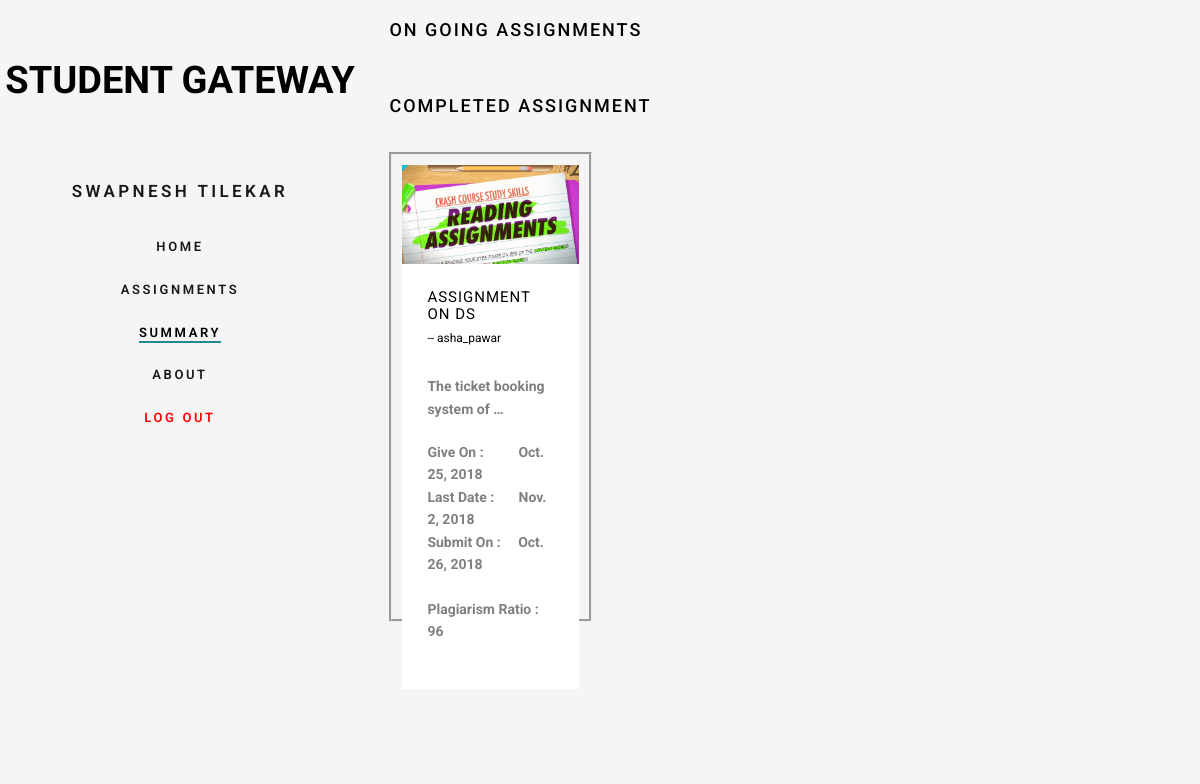
/summary/ (signed in), run on the app's committed database.
### webpages/models.py (models this page shows, shortened)
class Profile(models.Model):
	user =  models.OneToOneField(User, on_delete=models.CASCADE)
	s_fullname = models.CharField(max_length=200)
	s_email = models.CharField(max_length=200)
	s_rollno = models.IntegerField(blank=False, null=True)
	s_class = models.CharField(max_length=200,blank=True, null=True)
	s_bio = models.CharField(max_length=200,blank=True, null=True, default='No Bio')

class assignment_submitted(models.Model):
	s_name = models.CharField(max_length=200)
	ass_title = models.CharField(max_length=1000)
	submit_date = models.DateField()
	plag_ratio = models.IntegerField(default=0)
	s_class = models.CharField(max_length=50,default='None')

### teacher/models.py (models this page shows, shortened)
class assignments_by_teacher(models.Model):
	teacher_name = models.CharField(max_length=200)
	ass_title = models.CharField(max_length=10000)
	ass_body = models.CharField(max_length=50000)
	ass_sub_date = models.DateField()
	ass_given_date = models.DateField()
	ass_extra = models.CharField(max_length=50000)

### webpages/views.py (the view)
# urls.py: path('summary/', views.assignment_summary, name= 'assignment_summary'),
@login_required(login_url="/")
def assignment_summary(request):
	teacher_list = []
	assignment_list = []
	ass_submitted_obj_list = []
	ass_submitted_ratio_obj_list = []
	ass_saved_obj_list  =[]
	username = request.user.get_username()
	user_obj = Profile.objects.filter(user__username=username)
	for obj in user_obj:
		s_fullname = obj.s_fullname
		student_class = obj.s_class
		teacher_class_obj = teacher_in_class.objects.filter(class_name__exact=student_class)
	for obj in teacher_class_obj:
		teacher_list.append(obj.teacher_name)
	for teacher in teacher_list:
		assignment_obj = assignments_by_teacher.objects.filter(teacher_name__exact=teacher)
		for obj in assignment_obj:
			temp_obj = assignment_save.objects.filter(s_name = s_fullname, ass_title = obj.ass_title)
			for temp in temp_obj:
				if(obj.ass_title == temp.ass_title):
					ass_saved_obj_list.append(obj)
	for teacher in teacher_list:
		assignment_obj = assignments_by_teacher.objects.filter(teacher_name__exact=teacher)
		for obj in assignment_obj:
			if (assignment_submitted.objects.filter(s_name = s_fullname, ass_title = obj.ass_title)):
				ratio_objs = assignment_submitted.objects.filter(s_name = s_fullname, ass_title = obj.ass_title)
				for ratio_obj in ratio_objs:
					ass_submitted_ratio_obj_list.append(ratio_obj)
				ass_submitted_obj_list.append(obj)
	content = {
		'teacher_list':teacher_list,
		'ass_submitted_obj_list':ass_submitted_obj_list,
		'username':request.user.get_username(),
		'fullname': s_fullname,
		'ass_saved_obj_list':ass_saved_obj_list,
		'ass_submitted_ratio_obj_list':ass_submitted_ratio_obj_list,
		'today':datetime.date.today(),
		 }
	return render(request, 'webpages/assignment_list.html', content)

### webpages/templates/webpages/assignment_list.html (shortened to what this page needs)
<!DOCTYPE html>
<html class="no-js">
	<head>
	{% load staticfiles%}
	<link rel="stylesheet" href="{% static 'webpages/home_style/css/animate.css' %}">
	<link rel="stylesheet" href="{% static 'webpages/home_style/css/icomoon.css' %}">
	<link rel="stylesheet" href="{% static 'webpages/home_style/css/bootstrap.css' %}">
	<link rel="stylesheet" href="{% static 'webpages/home_style/css/flexslider.css' %}">
	<link rel="stylesheet" href="{% static 'webpages/home_style/css/style.css' %}">
	</head>
	<body>
	<div id="fh5co-page">
		<aside id="fh5co-aside" role="complementary" class="border js-fullheight">
			<h1 id="fh5co-logo"><a href="{% url 'student_home' %}">Student Gateway</a></h1>
			<nav id="fh5co-main-menu" role="navigation">
				<ul>
					<li><a style="font-size: 17px;" href=" /profile/{{username}}">{{fullname}}</a></li>
					<li style="padding-top: 10px;"><a href="{% url 'student_home' %}">Home</a></li>
					<li><a href="{% url 'ass_list' %}">Assignments</a></li>
					<li class="fh5co-active"><a href="{% url 'assignment_summary' %}">Summary</a></li>
					<li><a href="{% url 'about' %}">About</a></li>
  					<li><a href="{% url 'logout' %}" style="color: red">Log Out</a></li>
				</ul>
			</nav>
			<div class="fh5co-footer" style="padding-top: 50px;">
				<ul>
					<li><a href="#"><i class="icon-facebook2"></i></a></li>
					<li><a href="#"><i class="icon-instagram"></i></a></li>
				</ul>
			</div>
		</aside>
		<div id="fh5co-main">
			<div class="fh5co-narrow-content" style="padding-top: 20px;padding-bottom: 0px;">
				<h2 class="fh5co-heading animate-box" data-animate-effect="fadeInLeft" style="">On Going Assignments</h2>
			</div>
		</div>
		<div id="fh5co-main">
			<div class="fh5co-narrow-content" style="padding-top: 20px;">
				<h2 class="fh5co-heading animate-box" data-animate-effect="fadeInLeft">Completed Assignment</h2>
				<div class="row row-bottom-padded-md">
				{% for obj in ass_submitted_obj_list %}
					<div class="col-md-3 col-sm-6 col-padding animate-box" data-animate-effect="fadeInLeft" style="height:470px;border-style: groove; margin-right:25px;margin-left: 15px;">
						<div class="blog-entry">
							<a href="#" class="blog-img"><img src="{% static 'webpages/home_style/images/img-1.jpg' %}" class="img-responsive"></a>
							<div class="desc">
								<h3>{{obj.ass_title}}</h3>
								<h6>--     {{obj.teacher_name}}</h6>
								<p style="font-weight: bold">{{obj.ass_body|truncatechars:30}}</p>
								<p style="font-weight: bold"> Give On : &nbsp&nbsp&nbsp&nbsp&nbsp&nbsp&nbsp&nbsp&nbsp{{obj.ass_given_date}}
									<br>Last Date : &nbsp&nbsp&nbsp&nbsp&nbsp&nbsp{{obj.ass_sub_date}}
									{% for obj1 in ass_submitted_ratio_obj_list %}
										{% if obj1.ass_title == obj.ass_title %}
									<br>Submit On : &nbsp&nbsp&nbsp&nbsp{{obj1.submit_date}}
									<br><br><b>Plagiarism Ratio : {{obj1.plag_ratio}}</b>
										{% endif %}
									{% endfor %}
								</p>
							</div>
						</div>
					</div>
					{% endfor %}
				</div>
			</div>
		</div>
	</div>
	</body>
</html>

### webpages/static/webpages/home_style/css/icomoon.css (style rules this page uses)
[class^="icon-"], [class*=" icon-"] { font-family: 'icomoon' !important; speak: none; font-style: normal; font-weight: normal; font-variant: normal; text-transform: none; line-height: 1; -webkit-font-smoothing: antialiased; -moz-osx-font-smoothing: grayscale; }
.icon-facebook2:before { content: "\eac0"; }
.icon-instagram:before { content: "\eac2"; }

### webpages/static/webpages/home_style/css/style.css (style rules this page uses)
body { font-family: "Roboto", Arial, sans-serif; font-weight: 300; font-size: 14px; line-height: 1.6; color: rgba(0, 0, 0, 0.5); background: whitesmoke; }
a { color: #228896; -webkit-transition: 0.5s; -o-transition: 0.5s; transition: 0.5s; }
p { margin-bottom: 1.5em; }
h1, h2, h3, h4, h5, h6 { color: #000; font-family: "Roboto", Arial, sans-serif; font-weight: 400; margin: 0 0 30px 0; }
#fh5co-page { width: 100%; overflow: hidden; position: relative; }
#fh5co-aside { padding-top: 60px; padding-bottom: 40px; width: 20%; position: fixed; bottom: 0; top: 0; left: 0; overflow-y: scroll; z-index: 1001; -webkit-transition: 0.5s; -o-transition: 0.5s; transition: 0.5s; }
@media screen and (max-width: 1200px) { #fh5co-aside { width: 30%; } }
#fh5co-aside #fh5co-logo { text-align: center; font-family: "Roboto", Arial, sans-serif; font-weight: 700; margin-bottom: 2em; text-transform: uppercase; font-size: 38px; }
#fh5co-aside #fh5co-logo a { color: #000; }
#fh5co-aside #fh5co-main-menu ul { text-align: center; margin: 0; padding: 0; }
#fh5co-aside #fh5co-main-menu ul li { margin: 0 0 20px 0; padding: 0; list-style: none; }
#fh5co-aside #fh5co-main-menu ul li a { color: rgba(0, 0, 0, 0.9); text-decoration: none; letter-spacing: .1em; text-transform: uppercase; font-size: 13px; font-weight: 600; position: relative; padding: 10px 10px; letter-spacing: .2em; font-family: "Roboto", Arial, sans-serif; -webkit-transition: 0.3s; -o-transition: 0.3s; transition: 0.3s; }
#fh5co-aside #fh5co-main-menu ul li a:after { content: ""; position: absolute; height: 2px; bottom: 7px; left: 10px; right: 10px; background-color: #228896; visibility: hidden; -webkit-transform: scaleX(0); -moz-transform: scaleX(0); -ms-transform: scaleX(0); -o-transform: scaleX(0); transform: scaleX(0); -webkit-transition: all 0.3s cubic-bezier(0.175, 0.885, 0.32, 1.275); -moz-transition: all 0.3s cubic-bezier(0.175, 0.885, 0.32, 1.275); -ms-transition: all 0.3s cubic-bezier(0.175, 0.885, 0.32, 1.275); -o-transition: all 0.3s cubic-bezier(0.175, 0.885, 0.32, 1.275); transition: all 0.3s cubic-bezier(0.175, 0.885, 0.32, 1.275); }
#fh5co-aside #fh5co-main-menu ul li.fh5co-active a { color: black; }
#fh5co-aside #fh5co-main-menu ul li.fh5co-active a:after { visibility: visible; -webkit-transform: scaleX(1); -moz-transform: scaleX(1); -ms-transform: scaleX(1); -o-transform: scaleX(1); transform: scaleX(1); }
#fh5co-aside .fh5co-footer { position: absolute; bottom: 40px; font-size: 14px; text-align: center; width: 100%; font-weight: 400; color: rgba(0, 0, 0, 0.6); padding: 0 20px; }
#fh5co-aside .fh5co-footer ul { padding: 0; margin: 0; text-align: center; }
#fh5co-aside .fh5co-footer ul li { padding: 0; margin: 0; display: inline; list-style: none; }
#fh5co-aside .fh5co-footer ul li a { color: rgba(0, 0, 0, 0.7); padding: 4px; }
#fh5co-main { width: 80%; float: right; -webkit-transition: 0.5s; -o-transition: 0.5s; transition: 0.5s; }
@media screen and (max-width: 1200px) { #fh5co-main { width: 70%; } }
#fh5co-main .fh5co-narrow-content { position: relative; width: 93%; margin: 0 auto; padding: 4em 0; clear: both; }
.blog-entry { width: 100%; float: left; background: #fff; }
.blog-entry .blog-img { width: 100%; float: left; overflow: hidden; position: relative; z-index: 1; margin-bottom: 25px; }
.blog-entry .blog-img img { position: relative; max-width: 100%; -webkit-transform: scale(1.2); -moz-transform: scale(1.2); -ms-transform: scale(1.2); -o-transform: scale(1.2); transform: scale(1.2); -webkit-transition: 0.9s; -o-transition: 0.9s; transition: 0.9s; }
.blog-entry .desc { padding: 25px; }
.blog-entry .desc h3 { font-size: 15px; text-transform: uppercase; margin-bottom: 10px; letter-spacing: 1px; line-height: auto; }
.fh5co-heading { font-size: 18px; margin-bottom: 2em; font-weight: 500; text-transform: uppercase; letter-spacing: 2px; }
.row-bottom-padded-md { padding-bottom: 4em; }
.col-padding { padding: 10px !important; }

### data on the page
Profile: s_fullname "SWAPNESH TILEKAR"
assignments_by_teacher: ass_title "ASSIGNMENT ON DS", teacher_name "asha_pawar", ass_body "The ticket booking system of …", ass_given_date "Oct. 25, 2018", ass_sub_date "Nov. 2, 2018"
assignment_submitted: submit_date "Oct. 26, 2018", plag_ratio "96"
